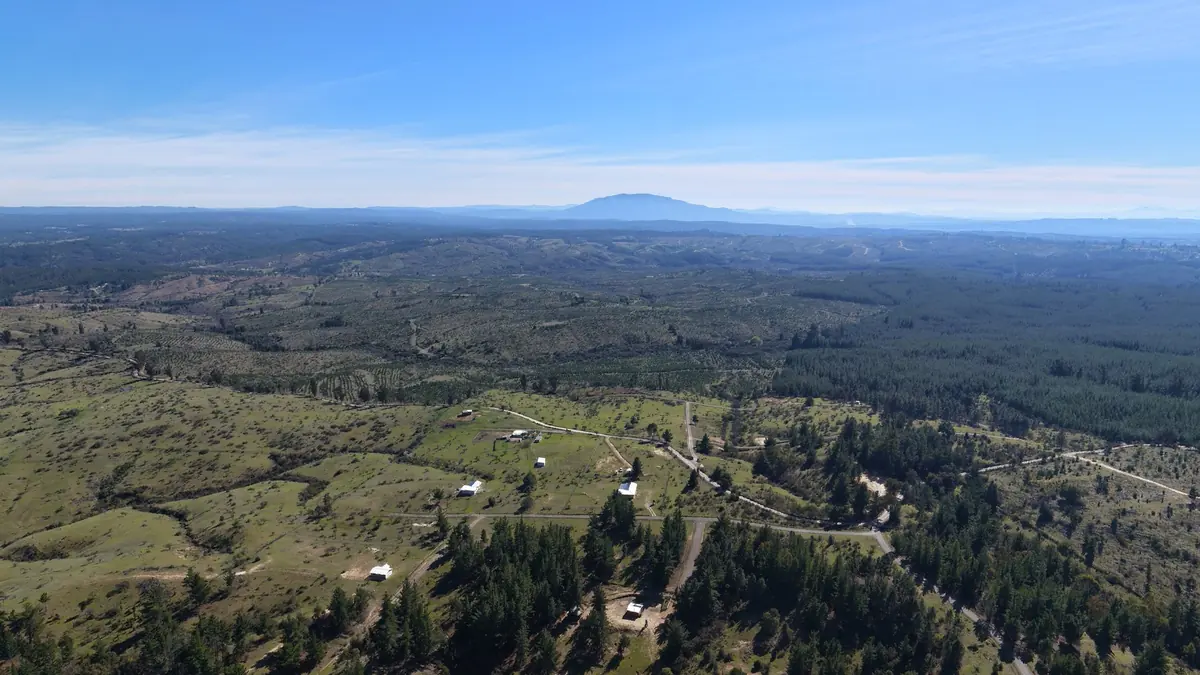
#> input picture landing/hero-chico.webp, 1200 x 675 px; its folder holds only this picture in this run
$ python -i calibracion.py   (imports and definitions only)
#> lines starting #> are read from the running program, lines starting #| are printed output that depends on the picture; after the words box and inside, x2 and y2 are one past the last pixel; in counts of white or black regions, pixels touching at a corner belong together
"""Calibración fina de la pose de cada vista contra la propia foto.

Después del sol (que fija el rumbo), del terreno (que fija las cotas) y del
horizonte (que nivela la foto, ver horizonte.py) queda un residuo de ~0,5–1°: el nivelado de la panorámica no es perfecto, el GPS del dron
tiene unos metros de error y el DEM también. Como el KMZ trae los caminos y los
caminos de tierra se ven claros en la foto, se ajusta por vista un giro, dos
inclinaciones y un desnivel para que las líneas del KMZ caigan sobre píxeles claros
y poco saturados.

Es una búsqueda por coordenadas, de gruesa a fina, sobre un mapa suavizado de
"camino". Un ajuste que no mejora el puntaje al menos un 3 % se descarta: en una
foto sin caminos visibles no hay con qué calibrar, y peor que no ajustar es ajustar
contra ruido. También se descarta uno que queda pegado al tope de algún parámetro:
eso no es el residuo chico que se busca corregir sino la búsqueda arrastrando las
líneas hacia otra cosa clara (en Hacienda Vichuquén, con el sol bajo, los potreros
secos), y el dibujo queda corrido.

Cuando la foto se pudo nivelar con el horizonte hay una búsqueda mejor:
`calibrar_altura`. La altura del dron sobre el suelo no es segura (en Lomas de
Quillón el dibujo pedía el dron ~55 m más abajo de lo que decía, y todo quedaba
estirado hacia afuera un 10 %), y la inclinación que da el horizonte depende de esa
altura. Así que se prueba cada desnivel con la inclinación que el horizonte da para
él, y los caminos eligen el desnivel y el giro. Las inclinaciones quedan atadas al
horizonte: sueltas, los caminos las arrastran hacia cualquier cosa clara.
"""
from __future__ import annotations

import math
from dataclasses import dataclass, replace
from pathlib import Path
from typing import Mapping

import numpy as np
from PIL import Image, ImageFilter

from . import geo
from .proyeccion import ModeloTerreno, Vista

ANCHO_MAPA = 4096
PASO_MUESTRA_M = 3.0
DISTANCIA_MINIMA_M = 30.0
DISTANCIA_MAXIMA_M = 1500.0

# Un camino de tierra: claro y casi gris. El pasto es oscuro o verde; el bosque, oscuro.
BRILLO_MINIMO = 0.55
SATURACION_MAXIMA = 0.30
DESENFOQUE_PX = 6

# Pasos de la búsqueda (giro°, inclinación este°, inclinación norte°, desnivel m).
PASOS = ((0.6, 0.6, 0.6, 12.0), (0.2, 0.2, 0.2, 4.0), (0.05, 0.05, 0.05, 1.0))
LIMITE_GIRO = 1.5
LIMITE_INCLINACION = 2.0
LIMITE_DESNIVEL = 15.0
MEJORA_MINIMA = 0.03

# La búsqueda de la altura (ver calibrar_altura): de gruesa a fina, en (desnivel m, giro °).
PASOS_ALTURA = ((5.0, 0.1), (1.0, 0.02))
# Los desniveles donde se nivela con el horizonte; entre ellos se interpola. Quillón
# pedía ~55 m, y más allá de 80 m (16 % de 500) ya sería otra cosa que la altura:
# en el punto II de Quillón, con ±150 m los caminos elegían +101 m y contra Google
# Earth el dibujo quedaba 60 m corrido (lo que pedía era ~50 m).
DESNIVELES_PROBADOS = tuple(float(d) for d in range(-80, 81, 10))


@dataclass(frozen=True)
class Ajuste:
    giro: float = 0.0
    inclinacion_este: float = 0.0
    inclinacion_norte: float = 0.0
    desnivel: float = 0.0
    puntaje_antes: float = 0.0
    puntaje_despues: float = 0.0
    # Si la búsqueda terminó pegada al tope, cuáles parámetros y en cuánto. El ajuste
    # se descarta, pero se dice para que se revise el calce de esa vista.
    tope: str = ""

    # [5 lines left out: function mejora, not called in this run]

    @property
    def aplicado(self) -> bool:
        return any((self.giro, self.inclinacion_este, self.inclinacion_norte, self.desnivel))


SIN_AJUSTE = Ajuste()


def mapa_de_caminos(ruta: Path, ancho: int = ANCHO_MAPA) -> np.ndarray:
    """Qué tan "camino" es cada píxel de la panorámica, entre 0 y 1, suavizado."""
#> called with ruta = '../landing/hero-chico.webp', ancho = 4096
    alto = ancho // 2
    with Image.open(ruta) as imagen:
#> imagen is the input picture: PIL image 1200x675 RGB; mean R, G, B 97.2, 117.3, 136.1
        imagen.draft("RGB", (ancho, alto))
        rgb = imagen.convert("RGB").resize((ancho, alto), Image.BILINEAR)
    canales = np.asarray(rgb, dtype=np.float64) / 255.0
    brillo = canales.max(axis=2)
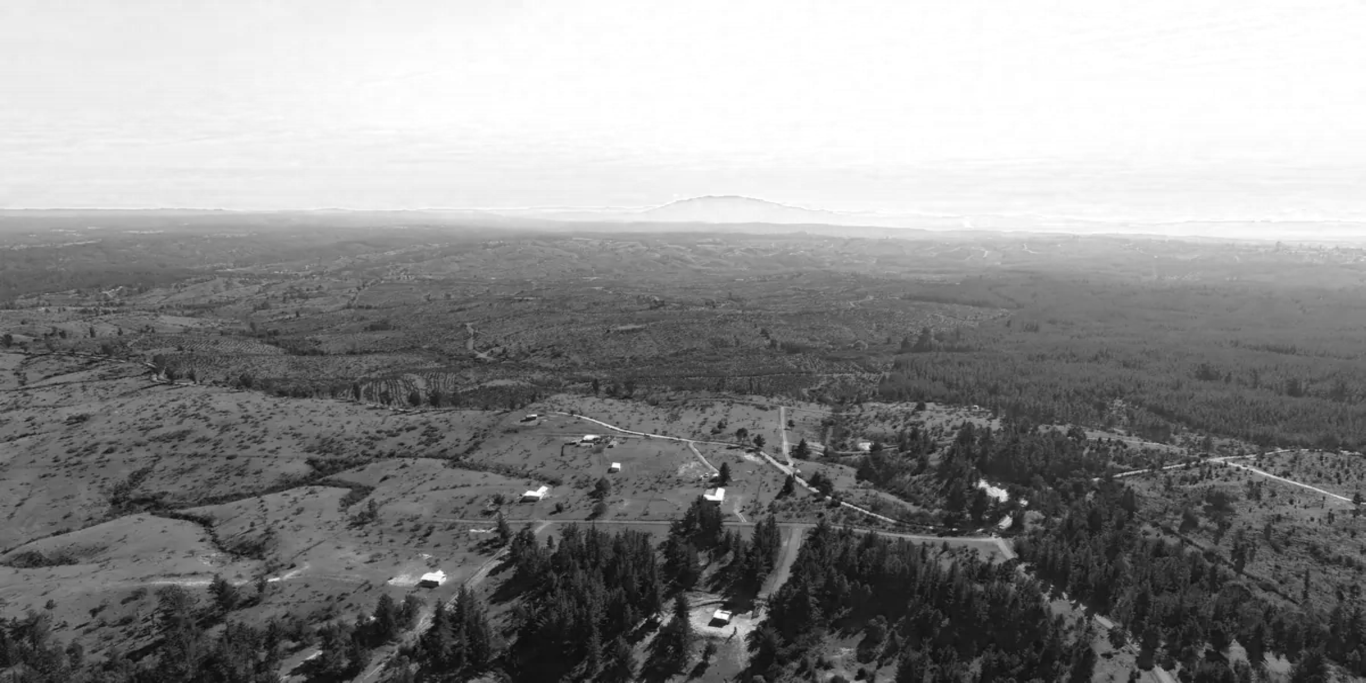
#> brillo: shape (2048, 4096) float64 (shown at 1/3 size); min 0.00392, max 1, mean 0.556
    saturacion = (brillo - canales.min(axis=2)) / np.maximum(brillo, 1e-6)
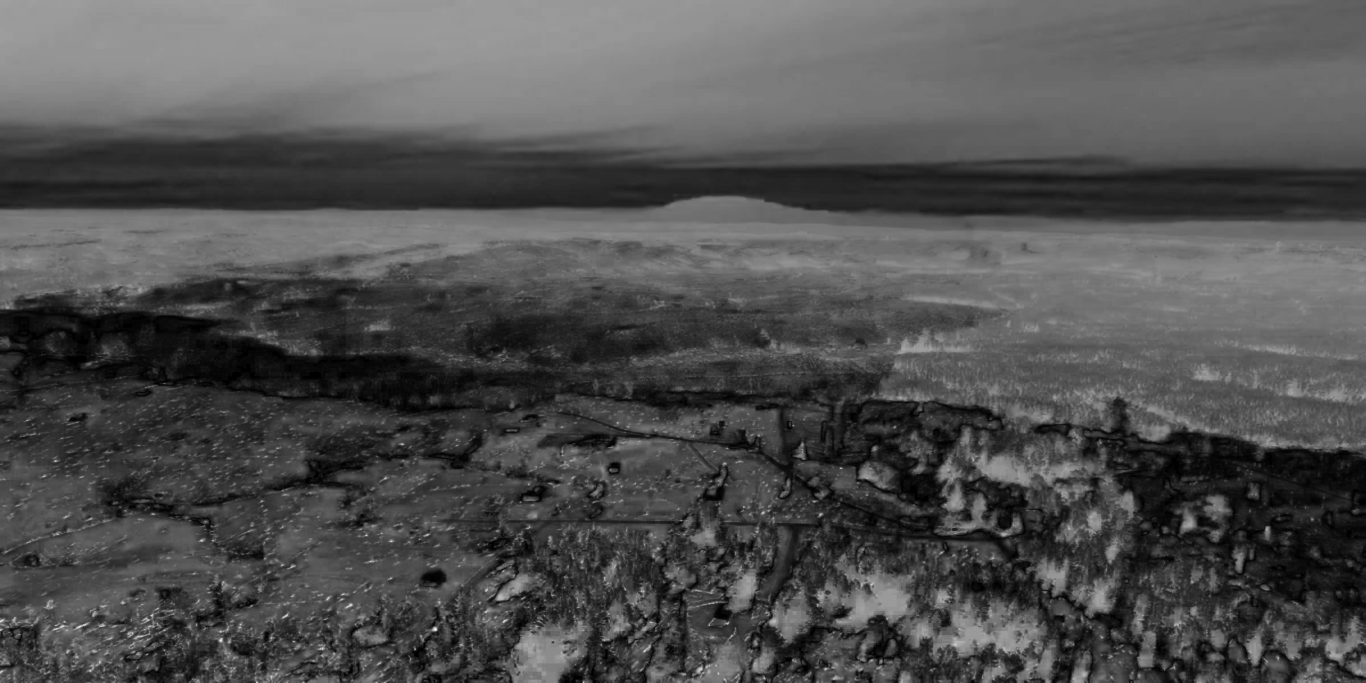
#> saturacion: shape (2048, 4096) float64 (shown at 1/3 size); min 0, max 1, mean 0.315
    camino = ((brillo > BRILLO_MINIMO) & (saturacion < SATURACION_MAXIMA)).astype(np.uint8) * 255
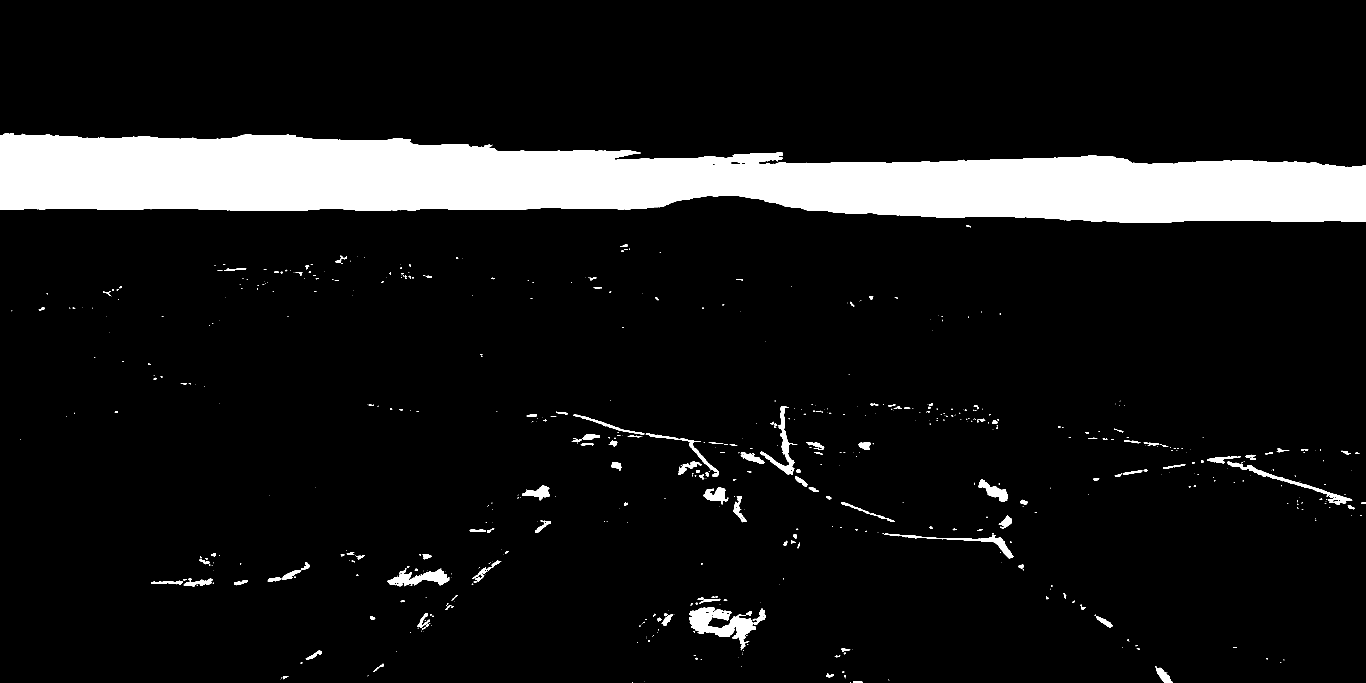
#> camino: shape (2048, 4096) (shown at 1/3 size); 9.6% white; 617 white regions (423 under 20 px), largest, box (x1, y1, x2, y2) and area: (0, 400, 4096, 668) 742871, (2068, 1822, 2297, 1945) 11182, (1163, 1705, 1348, 1759) 4583
    suave = Image.fromarray(camino).filter(ImageFilter.GaussianBlur(DESENFOQUE_PX * ancho / ANCHO_MAPA))
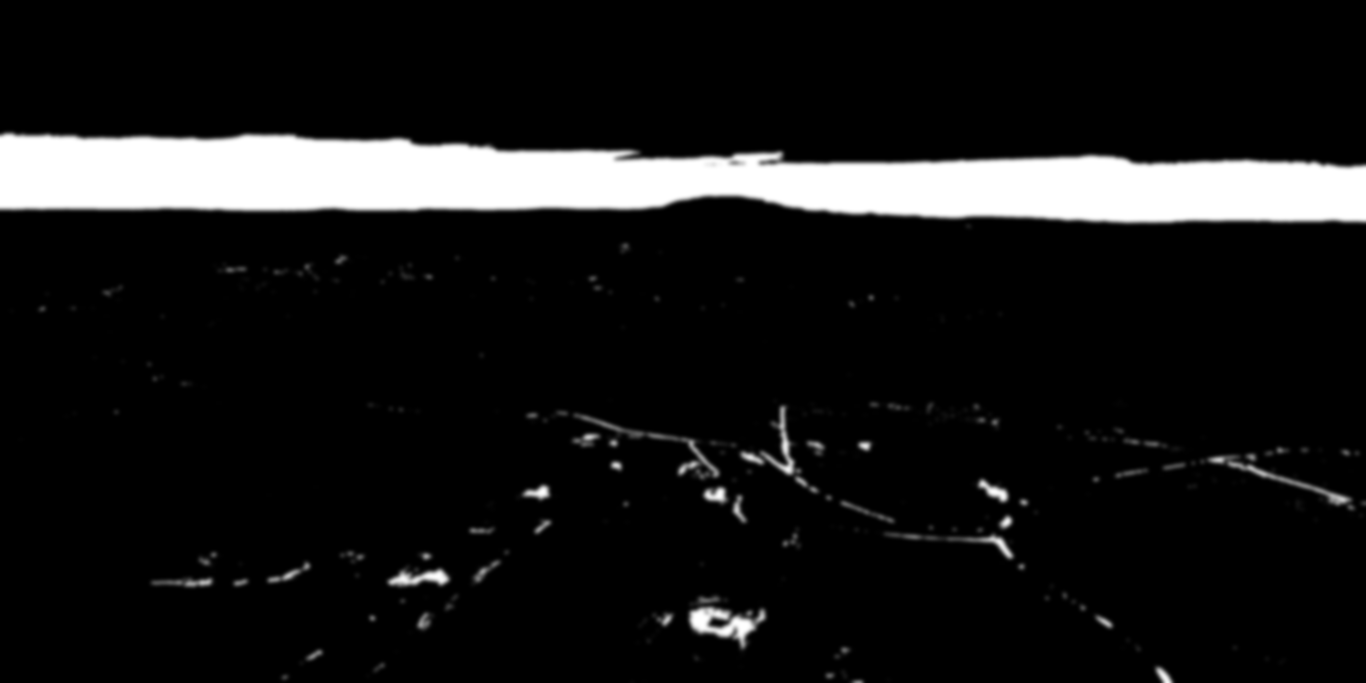
#> suave: PIL image 4096x2048 L (shown at 1/3 size); min 0, max 255, mean 24.6
    return np.asarray(suave, dtype=np.float64) / 255.0


# [209 lines left out: functions calibrar, calibrar_altura, ajuste_a_desnivel, aplicar, _muestras, _proyectar and 3 more, not called in this run]

>>> result = mapa_de_caminos('../landing/hero-chico.webp')

$ run again, on landing/paso-calce.webp
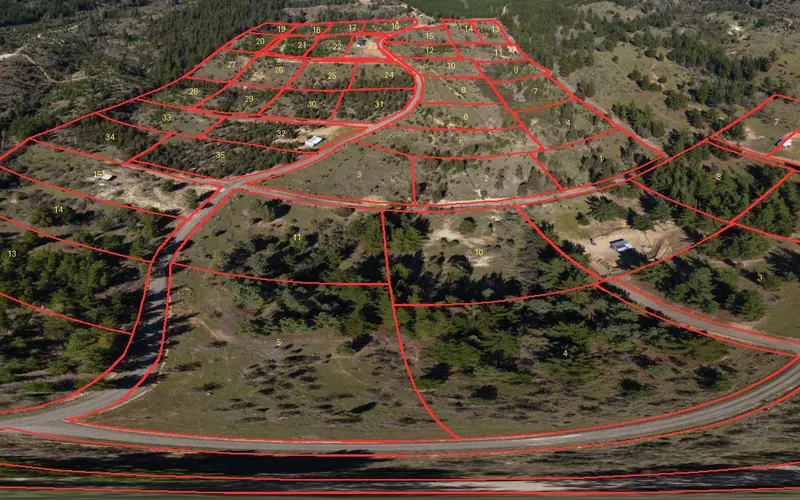
#> input picture landing/paso-calce.webp, 800 x 500 px
#> in mapa_de_caminos, imagen is the input picture: PIL image 800x500 RGB; mean R, G, B 89.5, 73.7, 56.8
#> in mapa_de_caminos, `camino = ((brillo > BRILLO_MINIMO) & (saturacion < SATURACION_MAXIMA))..`:
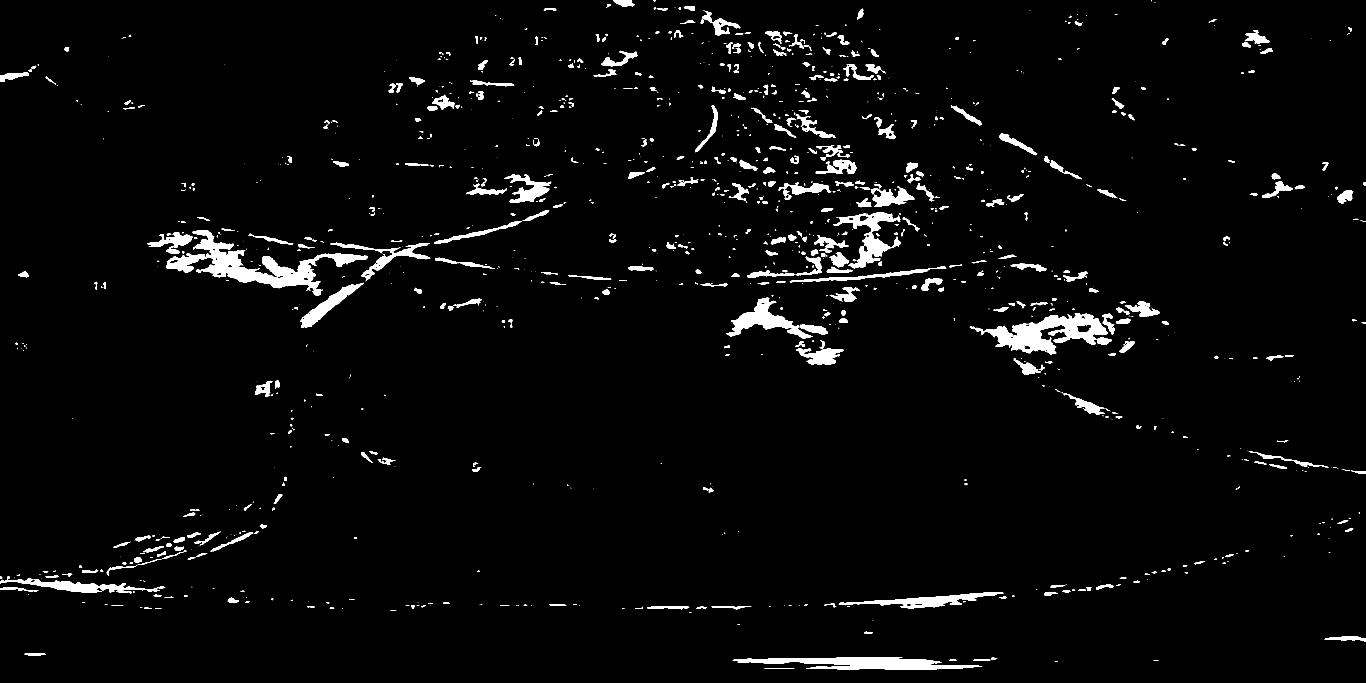
#> camino: shape (2048, 4096) (shown at 1/3 size); 3.1% white; 1259 white regions (653 under 20 px), largest, box (x1, y1, x2, y2) and area: (498, 690, 1104, 887) 28726, (2909, 939, 3335, 1064) 21317, (2198, 1971, 2947, 2009) 15402
#> in mapa_de_caminos, `suave = Image.fromarray(camino).filter(ImageFilter.GaussianBlur(DESENF..`:
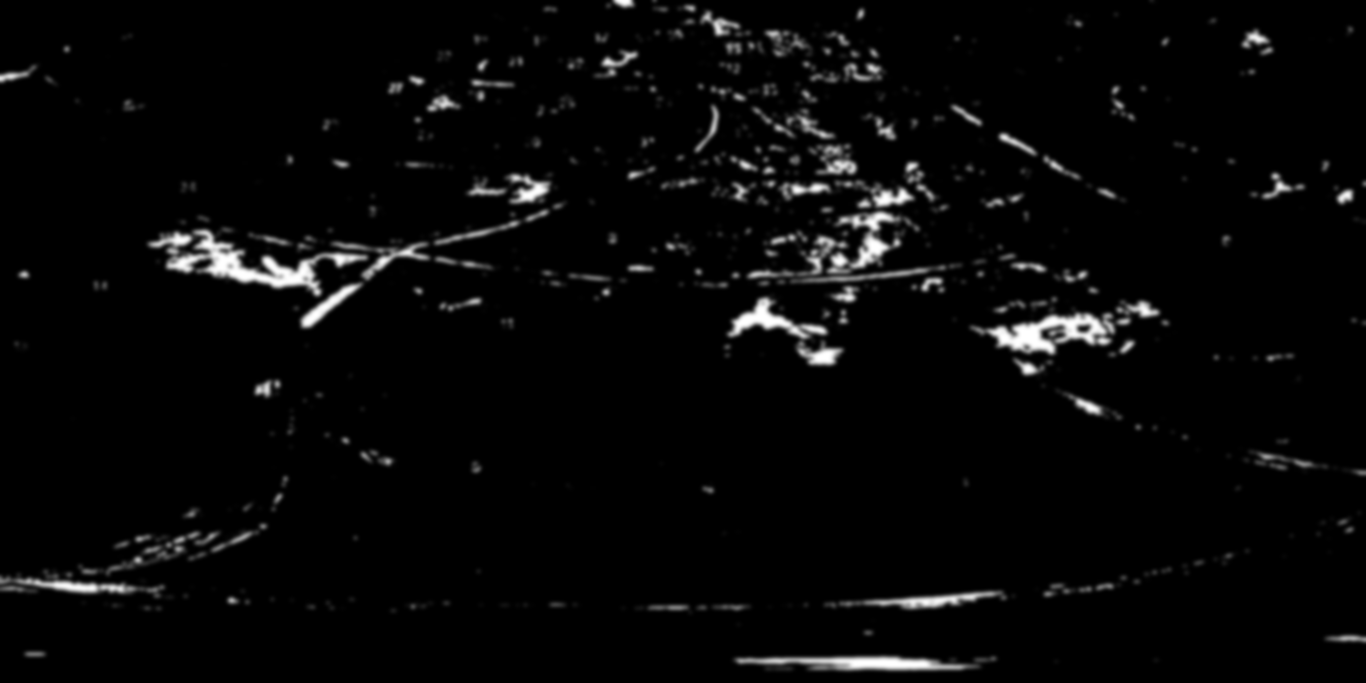
#> suave: PIL image 4096x2048 L (shown at 1/3 size); min 0, max 255, mean 7.9
